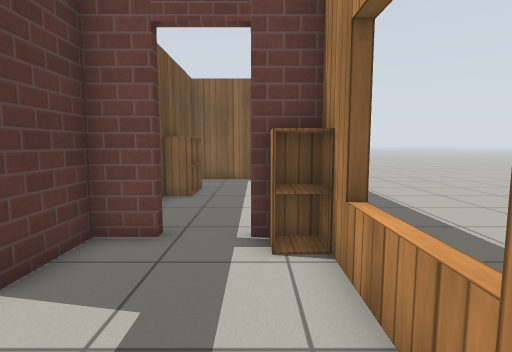
View 1 (above)

19 first-person views from a walk through a robot-simulator world made for Gazebo. The camera is 0.9 m above the floor, tilts 6° down and sees 80° across. The floor is counted in squares, 0.5 m on a side. Each view is taken from the middle of a square. On the plan, view 1 faces up. The plan holds only what a view shows up to about 16 squares ahead; the rest is blank. Robots are left out. Simple patterns stand in for the simulator's built-in surfaces.

View 2
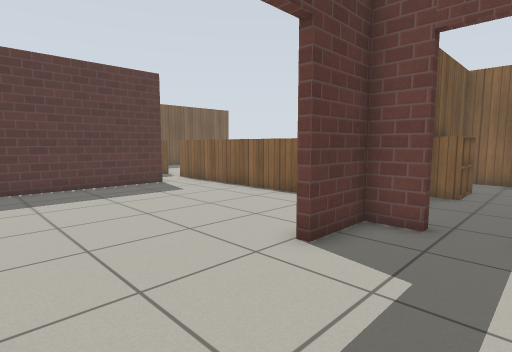

View 3
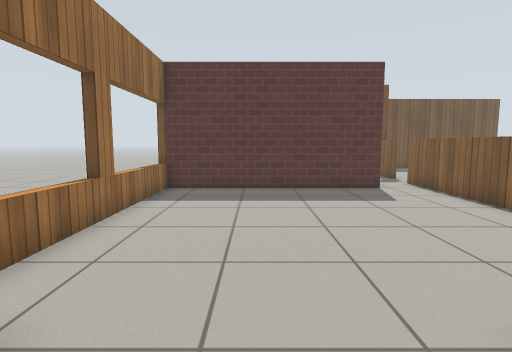

View 4
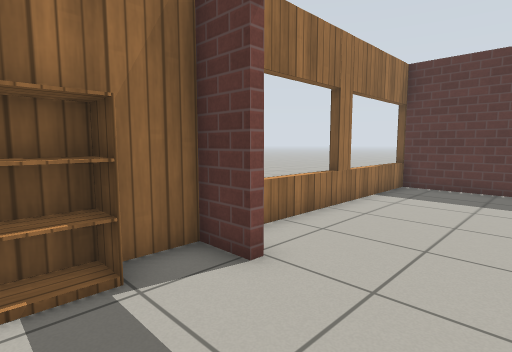

View 5
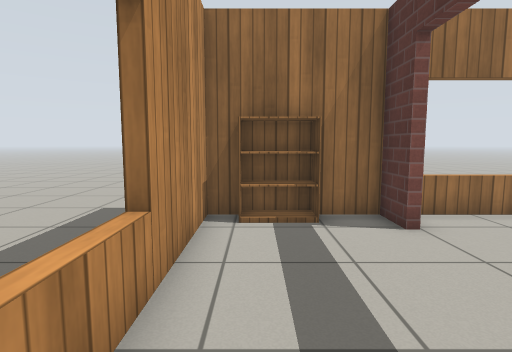

View 6
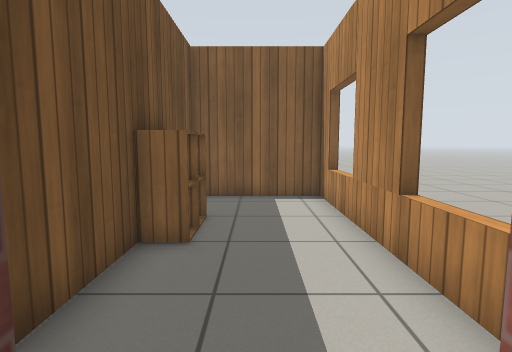

View 7
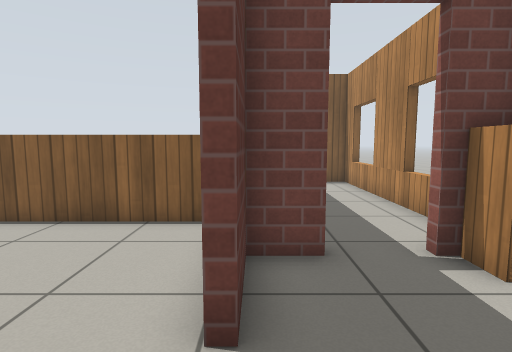

View 8
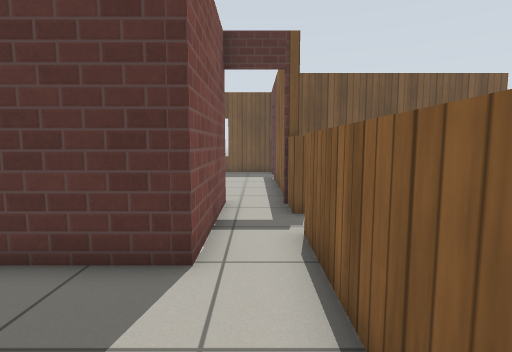

View 9
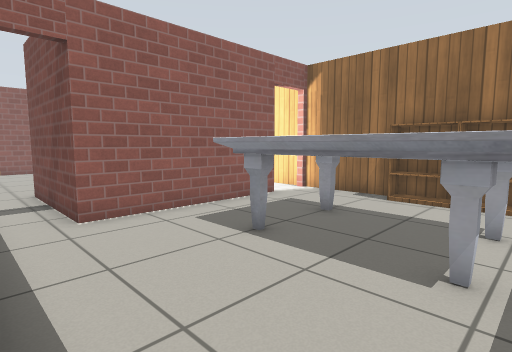

View 10
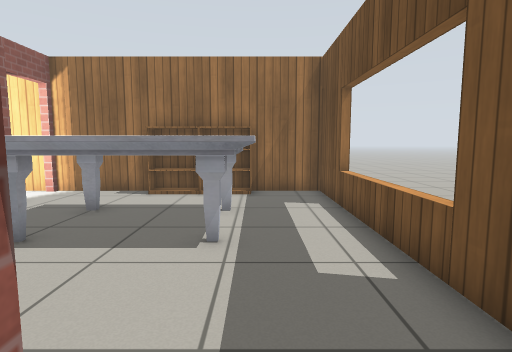

View 11
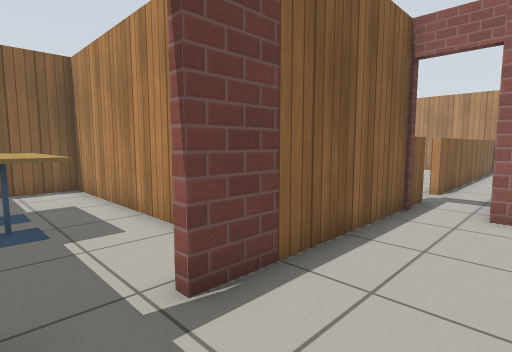

View 12
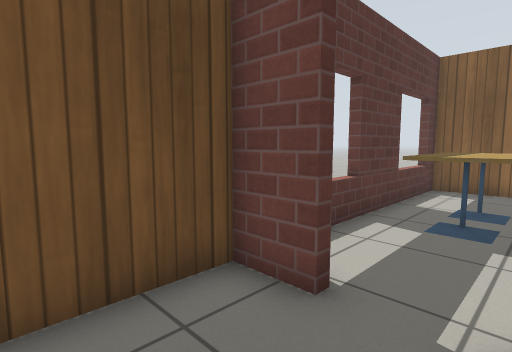

View 13
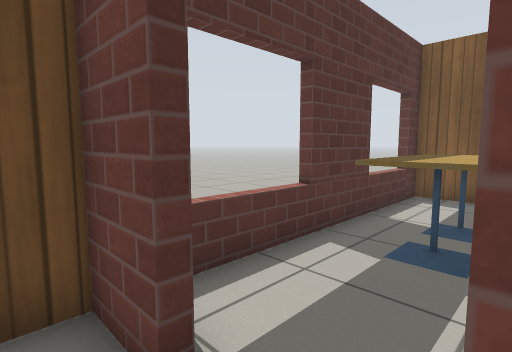

View 14
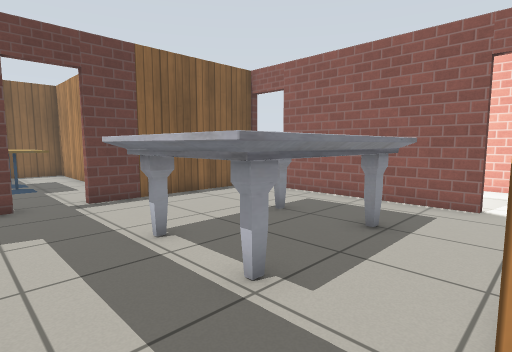

View 15
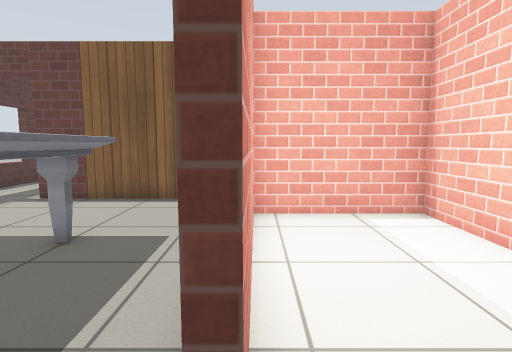

View 16
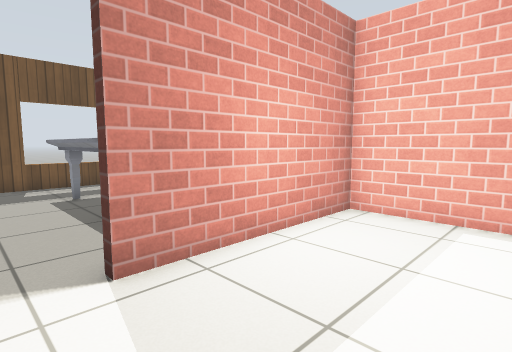

View 17
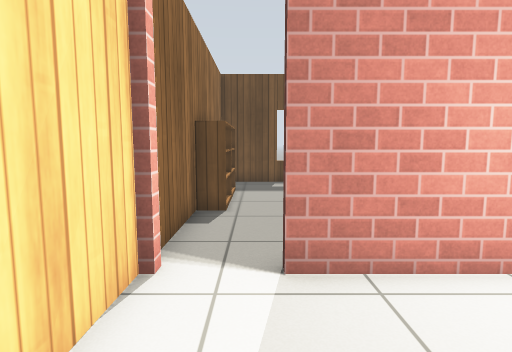

View 18
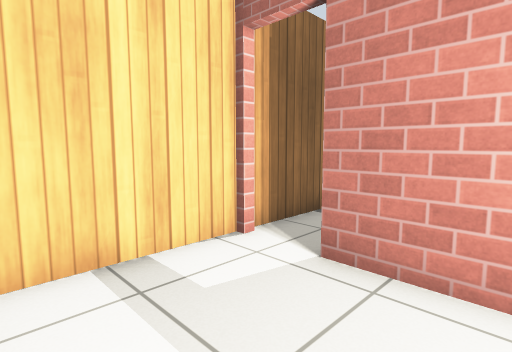

View 19
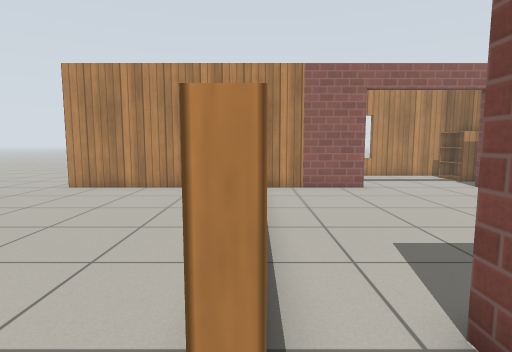

### Floor plan
Points are (right, up) in squares from view 1. A wall is a line through its corners. A room is listed if a view was taken in it or the views show most of it. See-through windows are left out.
Room 1 (views 1, 2, 3, 4, 7, 8, 19)
walls: (-3.5, 3.5) (-3.5, 7.5); (-3.2, 4.4) (-3.2, 3.5); (-4.2, 8) (-14.9, 8) (-14.9, 8.4); (-3.2, -1.3) (-3.2, -2.6) (1.2, -2.6) (1.2, 4.5); (-16.7, 8) (-18.4, 8); (-18.4, 6.1) (-13.4, 6.1) (-13.4, -2.5)
low walls: (-12.5, -2.6) (-4.1, -2.6); (-16.7, 8.4) (-16.7, 8)
ways out: opening at (-1, 4) to room 2; opening at (-18, 7) to room 3; opening at (-16.5, 8)
objects: brick post (-18, 8); wooden box (-8, -3); bookshelf (-1, -2) to (0, -2)
Room 2 (views 5, 6)
walls: (-1.9, 5.8) (-3.2, 5.8) (-3.2, 4.4); (0.5, 5.8) (-0.1, 5.8)
ways out: opening at (-1, 4) to room 1; opening at (-1, 6) to room 6
objects: cabinet (1, 5)
Room 3 (views 9, 11, 12, 13, 14)
walls: (-26.9, 8.4) (-26.9, 8) (-28.5, 8); (-28.5, 7.5) (-28.5, -2.6) (-18.4, -2.6); (-18.4, -0.6) (-18.4, 6.1); (-18.4, 8) (-25.1, 8) (-25.1, 8.4)
ways out: opening at (-18, 7) to room 1; opening at (-26, 8) to room 4; opening at (-18, -2) to room 5
objects: bookshelf (-26, -2) to (-24, -2); marble table (-26, 1) to (-21, 4); bookshelf (-23, -2) to (-22, -2)
Room 4 (view 10)
walls: (-23.6, 11) (-23.6, 18.2) (-28.5, 18.2); (-28.5, 17.4) (-28.5, 9.1)
ways out: opening at (-26, 8) to room 3
objects: cafe table (-27, 12) to (-26, 13); cafe table (-27, 14) to (-26, 15)
Room 5 (views 15, 16, 17, 18)
walls: (-13.7, -0.7) (-13.7, 0.1); (-13.7, 3) (-13.7, 5.8) (-18.1, 5.8) (-18.1, -0.6); (-18.4, -2.6) (-14.2, -2.6)
ways out: opening at (-18, -2) to room 3
objects: brick box (-18, -3)
Room 6 (no view inside)
walls: (-3.2, 10.5) (-3.2, 7.5); (1.2, 7.5) (1.2, 15.5) (-3.2, 15.5) (-3.2, 12.4)
ways out: opening at (-1, 6) to room 2
objects: cabinet (-3, 11) to (-2, 11); cabinet (-3, 12) to (-2, 12)

Where each view was taken, in squares from view 1:
view 1: 0 up, 0 right, facing up
view 2: 1 down, 0 right, facing up-left
view 3: 1 up, 1 left, facing left
view 4: 2 up, 0 right, facing down-left
view 5: 5 up, 0 right, facing down
view 6: 5 up, 1 left, facing up
view 7: 1 up, 3 left, facing up
view 8: 7 up, 9 left, facing left
view 9: 8 up, 26 left, facing down-right
view 10: 9 up, 26 left, facing down
view 11: 5 up, 27 left, facing up-right
view 12: 5 up, 25 left, facing up-left
view 13: 7 up, 25 left, facing up-left
view 14: 2 down, 28 left, facing up-right
view 15: 2 down, 18 left, facing up
view 16: 2 down, 14 left, facing up-left
view 17: 1 down, 14 left, facing left
view 18: 2 up, 14 left, facing down-left
view 19: 8 up, 16 left, facing right
